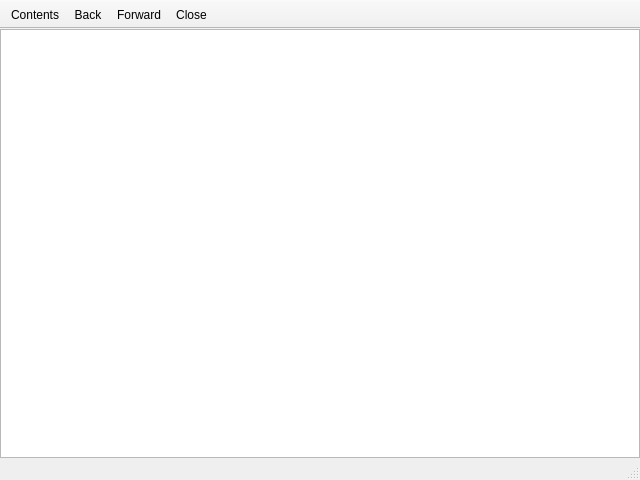
<?xml version="1.0" encoding="UTF-8"?>
<ui version="4.0">
 <class>HelpBrowser</class>
 <widget class="QMainWindow" name="HelpBrowser">
  <property name="geometry">
   <rect>
    <x>0</x>
    <y>0</y>
    <width>640</width>
    <height>480</height>
   </rect>
  </property>
  <property name="windowTitle">
   <string>Filecatman Help</string>
  </property>
  <widget class="QWidget" name="centralwidget">
   <layout class="QGridLayout">
    <property name="leftMargin">
     <number>0</number>
    </property>
    <property name="topMargin">
     <number>0</number>
    </property>
    <property name="rightMargin">
     <number>0</number>
    </property>
    <property name="bottomMargin">
     <number>0</number>
    </property>
    <property name="spacing">
     <number>6</number>
    </property>
    <item row="0" column="0">
     <widget class="QSplitter" name="splitter">
      <property name="orientation">
       <enum>Qt::Horizontal</enum>
      </property>
      <widget class="QTextBrowser" name="textBrowser">
       <property name="openExternalLinks">
        <bool>true</bool>
       </property>
      </widget>
     </widget>
    </item>
   </layout>
  </widget>
  <widget class="QStatusBar" name="statusbar"/>
  <widget class="QToolBar" name="toolBar">
   <property name="contextMenuPolicy">
    <enum>Qt::PreventContextMenu</enum>
   </property>
   <property name="movable">
    <bool>false</bool>
   </property>
   <property name="allowedAreas">
    <set>Qt::TopToolBarArea</set>
   </property>
   <property name="orientation">
    <enum>Qt::Horizontal</enum>
   </property>
   <property name="floatable">
    <bool>false</bool>
   </property>
   <attribute name="toolBarArea">
    <enum>TopToolBarArea</enum>
   </attribute>
   <attribute name="toolBarBreak">
    <bool>false</bool>
   </attribute>
   <addaction name="actionContents"/>
   <addaction name="actionBack"/>
   <addaction name="actionForward"/>
   <addaction name="actionClose"/>
  </widget>
  <action name="actionBack">
   <property name="text">
    <string>&amp;Back</string>
   </property>
  </action>
  <action name="actionForward">
   <property name="text">
    <string>&amp;Forward</string>
   </property>
  </action>
  <action name="actionClose">
   <property name="text">
    <string>&amp;Close</string>
   </property>
  </action>
  <action name="actionContents">
   <property name="text">
    <string>Contents</string>
   </property>
   <property name="toolTip">
    <string>Contents</string>
   </property>
  </action>
  <action name="actionZoomIn">
   <property name="text">
    <string>Zoom In</string>
   </property>
   <property name="toolTip">
    <string>Zoom In</string>
   </property>
   <property name="shortcut">
    <string>Ctrl++</string>
   </property>
  </action>
  <action name="actionZoomOut">
   <property name="text">
    <string>Zoom Out</string>
   </property>
   <property name="toolTip">
    <string>Zoom Out</string>
   </property>
   <property name="shortcut">
    <string>Ctrl+-</string>
   </property>
  </action>
 </widget>
 <resources/>
 <connections/>
</ui>
